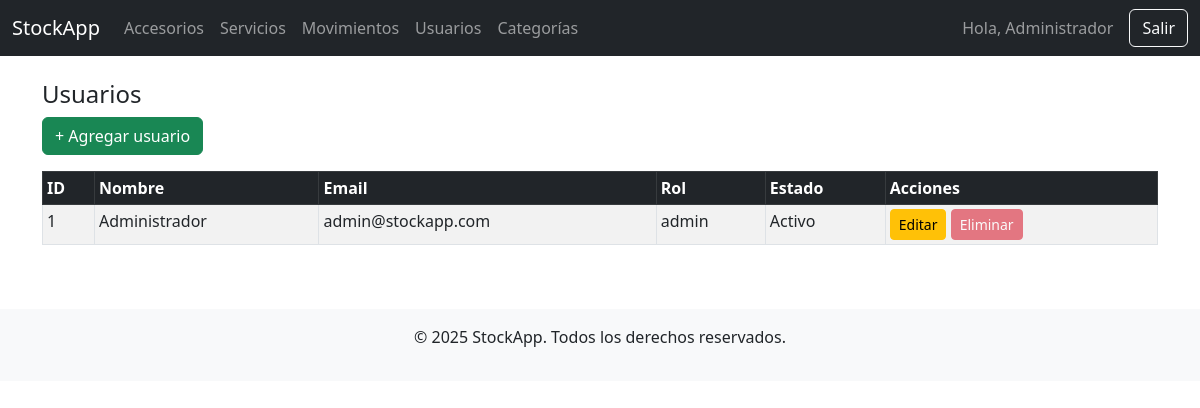
Before: /usuarios/listar.php (signed in) with the older database file.
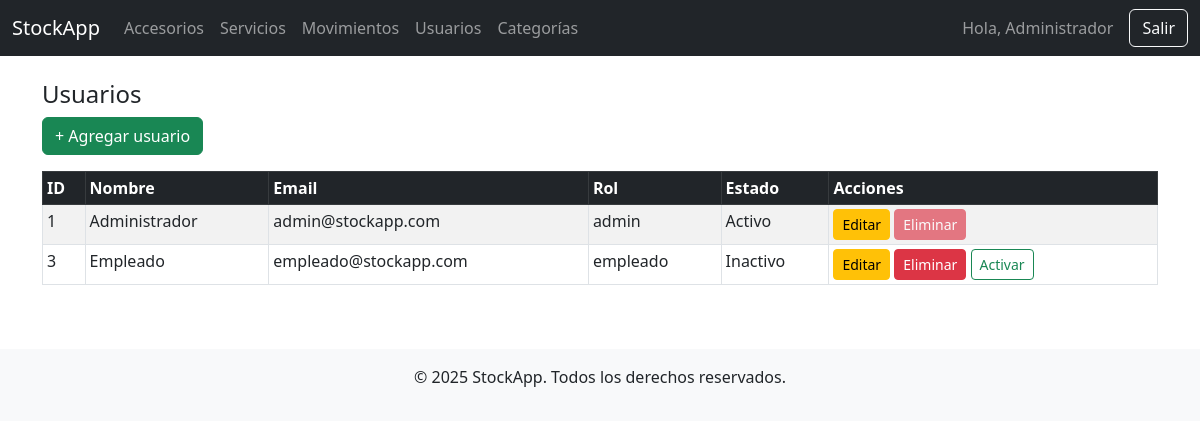
After: the same page with the newer database file.
### tables this page shows
CREATE TABLE `usuarios` (
  `id` int(11) NOT NULL,
  `nombre` varchar(100) NOT NULL,
  `email` varchar(100) NOT NULL,
  `password` varchar(255) NOT NULL,
  `rol` enum('admin','empleado') DEFAULT 'empleado',
  `activo` tinyint(1) DEFAULT 1,
  `creado_en` timestamp NOT NULL DEFAULT current_timestamp()
);

### config/auth.php (called while the page is built, shortened)
<?php
function isAdmin() {
    return isset($_SESSION['rol']) && $_SESSION['rol'] === 'admin';
}
?>

### usuarios/listar.php (the view, shortened to what this page needs)
<?php
require_once '../config/database.php';
require_once '../config/auth.php';
$usuarios = $pdo->query("SELECT * FROM usuarios ORDER BY creado_en ASC")->fetchAll();
include '../includes/header.php';
include '../includes/navbar.php';
?>
<div class="container mt-4">
    <h4>Usuarios</h4>
    <a href="crear.php" class="btn btn-success mb-3">+ Agregar usuario</a>
    <table class="table table-sm table-bordered table-hover table-striped">
        <thead class="table-dark">
            <tr>
                <th>ID</th>
                <th>Nombre</th>
                <th>Email</th>
                <th>Rol</th>
                <th>Estado</th>
                <th>Acciones</th>
            </tr>
        </thead>
        <tbody>
            <?php foreach ($usuarios as $u): ?>
                <tr>
                    <td><?= $u['id'] ?></td>
                    <td><?= htmlspecialchars($u['nombre']) ?></td>
                    <td><?= htmlspecialchars($u['email']) ?></td>
                    <td><?= $u['rol'] ?></td>
                    <td><?= $u['activo'] ? 'Activo' : 'Inactivo' ?></td>
                    <td>
                        <a href="editar.php?id=<?= $u['id'] ?>" class="btn btn-sm btn-warning">Editar</a>
                        <?php if ($u['id'] == $_SESSION['usuario_id']): ?>
                            <button class="btn btn-sm btn-danger" disabled title="No puedes eliminar tu propio usuario">Eliminar</button>
                        <?php elseif ($u['id'] == 1): ?>
                            <button class="btn btn-sm btn-danger" disabled title="No puedes eliminar al administrador principal">Eliminar</button>
                        <?php else: ?>
                            <a href="eliminar.php?id=<?= $u['id'] ?>" class="btn btn-sm btn-danger"
                            onclick="return confirm('¿Estás seguro de eliminar este usuario?');">Eliminar</a>
                        <?php endif; ?>
                        <?php if ($u['rol'] !== 'admin'): ?>
                            <?php if ($u['id'] != $_SESSION['usuario_id']): ?>
                                <a href="estado.php?id=<?= $u['id'] ?>&accion=<?= $u['activo'] ? 'desactivar' : 'activar' ?>"
                                class="btn btn-sm <?= $u['activo'] ? 'btn-outline-secondary' : 'btn-outline-success' ?>"
                                onclick="return confirm('¿<?= $u['activo'] ? 'Desactivar' : 'Activar' ?> este usuario?');">
                                    <?= $u['activo'] ? 'Desactivar' : 'Activar' ?>
                                </a>
                            <?php else: ?>
                                <button class="btn btn-sm btn-outline-secondary" disabled title="No puedes modificar tu propio estado">
                                    Desactivar
                                </button>
                            <?php endif; ?>
                        <?php endif; ?>
                    </td>
                </tr>
            <?php endforeach; ?>
        </tbody>
    </table>
</div>
<?php include '../includes/footer.php'; ?>

### includes/header.php (shortened to what this page needs)
<!DOCTYPE html>
<html lang="es">
<head>
    <link href="https://cdn.jsdelivr.net/npm/bootstrap@5.3.0/dist/css/bootstrap.min.css" rel="stylesheet">
</head>
<body>

### includes/navbar.php (shortened to what this page needs)
<nav class="navbar navbar-expand-lg navbar-dark bg-dark">
    <div class="container-fluid">
        <a class="navbar-brand" href="<?= BASE_URL ?>/dashboard.php">StockApp</a>
        <div class="collapse navbar-collapse" id="menuNav">
            <ul class="navbar-nav me-auto">
                <li class="nav-item"><a class="nav-link" href="<?= BASE_URL ?>/accesorios/listar.php">Accesorios</a></li>
                                <li class="nav-item"><a class="nav-link" href="<?= BASE_URL ?>/servicios/listar.php">Servicios</a></li>
                <li class="nav-item"><a class="nav-link" href="<?= BASE_URL ?>/movimientos/historial.php">Movimientos</a></li>
                <?php if (isAdmin()): ?>
                    <li class="nav-item"><a class="nav-link" href="<?= BASE_URL ?>/usuarios/listar.php">Usuarios</a></li>
                    <li class="nav-item"><a class="nav-link" href="<?= BASE_URL ?>/categorias/listar.php">Categorías</a></li>
                <?php endif; ?>
            </ul>
            <span class="navbar-text me-3">Hola, <?= $_SESSION['nombre']; ?></span>
            <a class="btn btn-outline-light" href="<?= BASE_URL ?>/logout.php">Salir</a>
        </div>
    </div>
</nav>

### includes/footer.php (shortened to what this page needs)
        <br>
        <footer class="text-center mt-4 position-relative bottom-0 w-100 bg-light py-3">
                <p>&copy; <?= date('Y') ?> StockApp. Todos los derechos reservados.</p>
            </footer>
    </body>
</html>

Changed rows visible on the page:
added usuarios: id "3", nombre "Empleado", email "empleado@stockapp.com", rol "empleado", activo "Inactivo"
